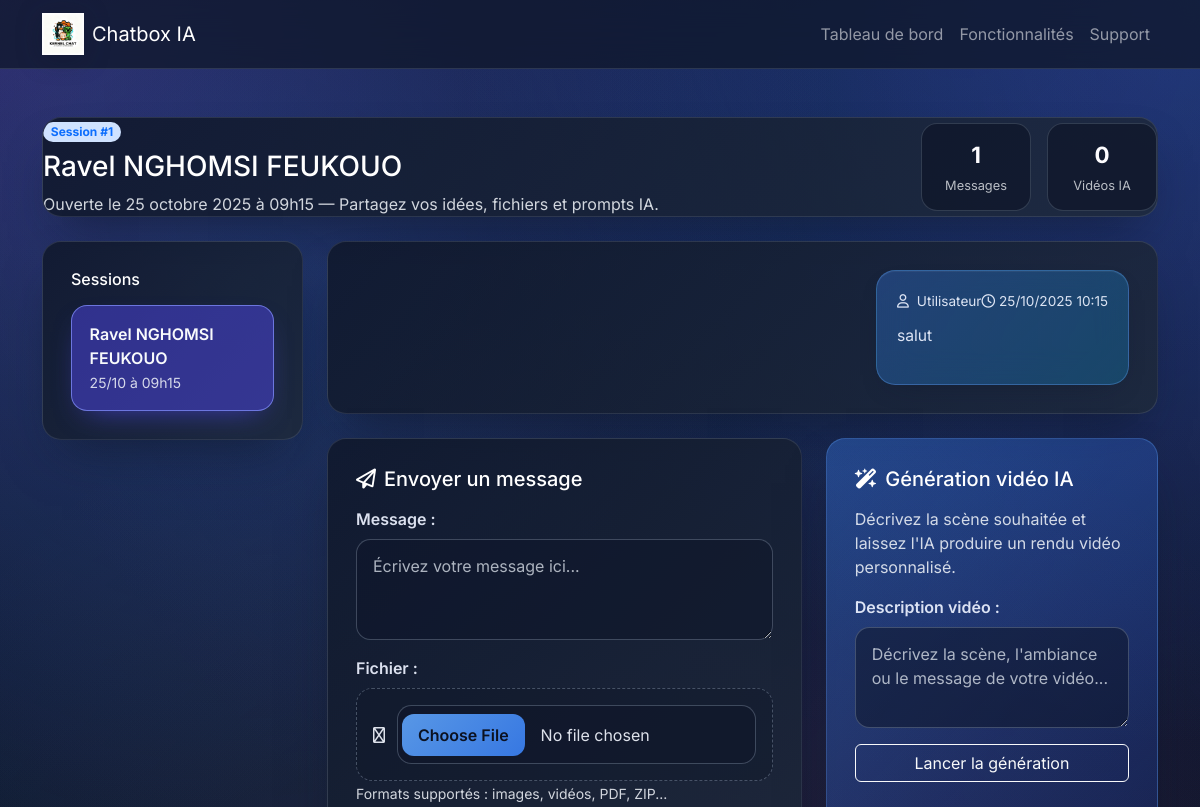
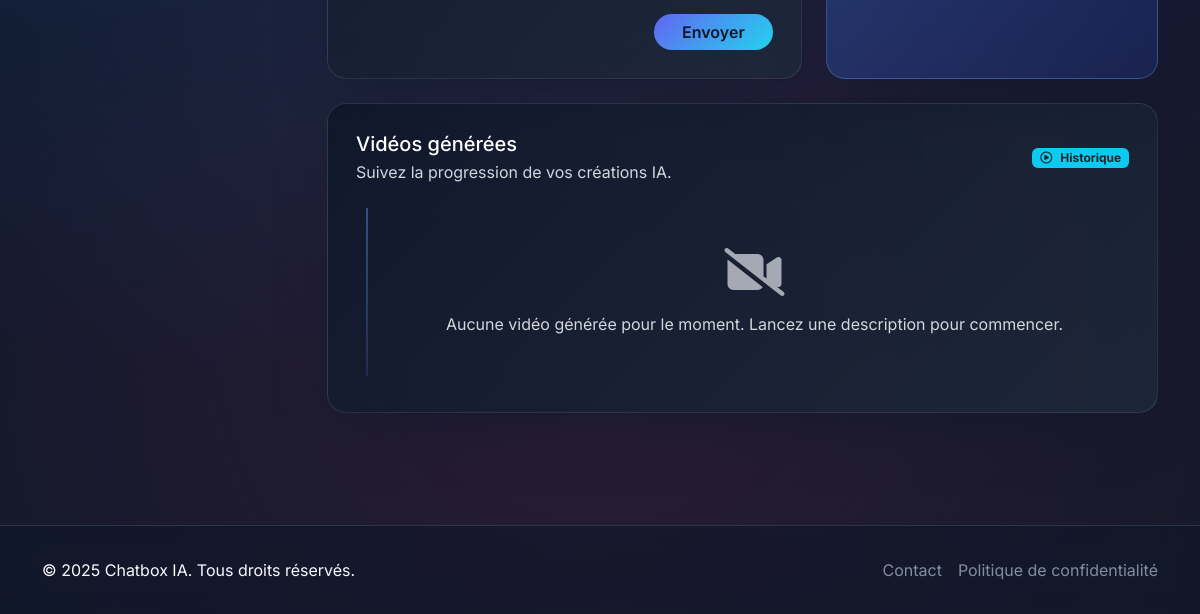
The page /sessions/1/ on the database as committed earlier (2 pictures, top to bottom).
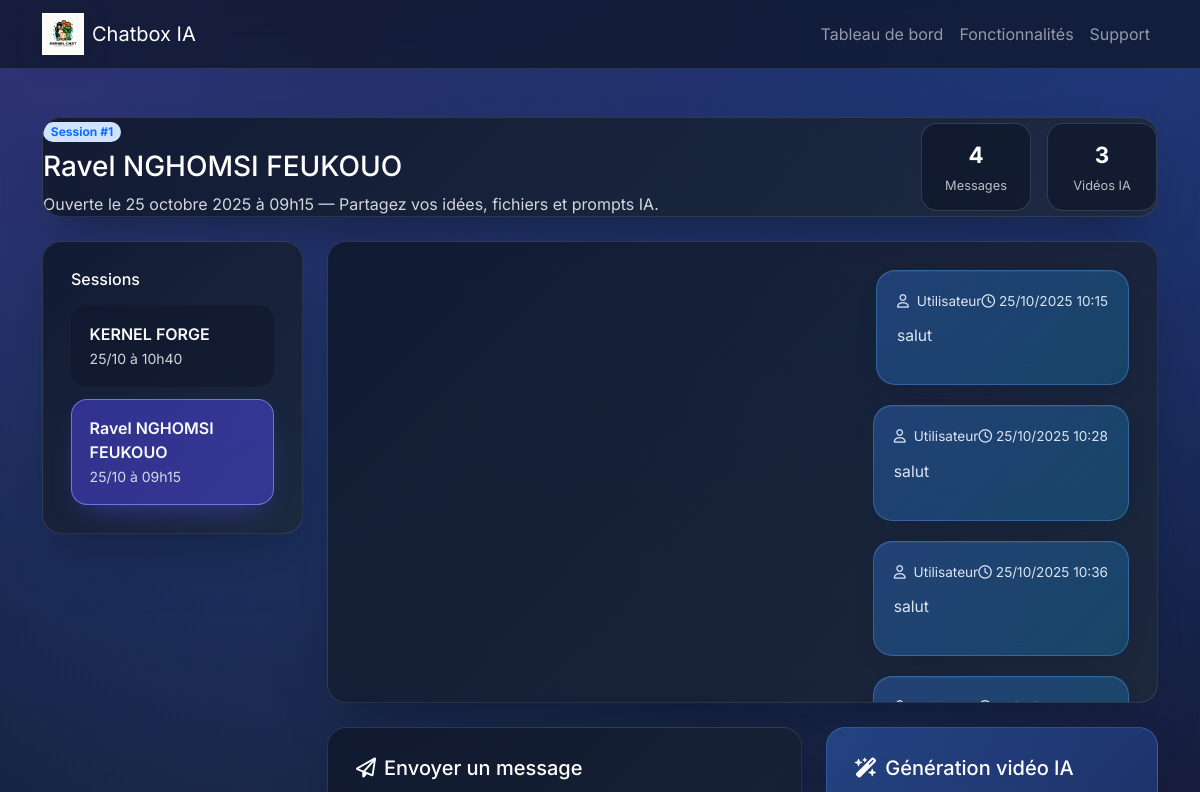
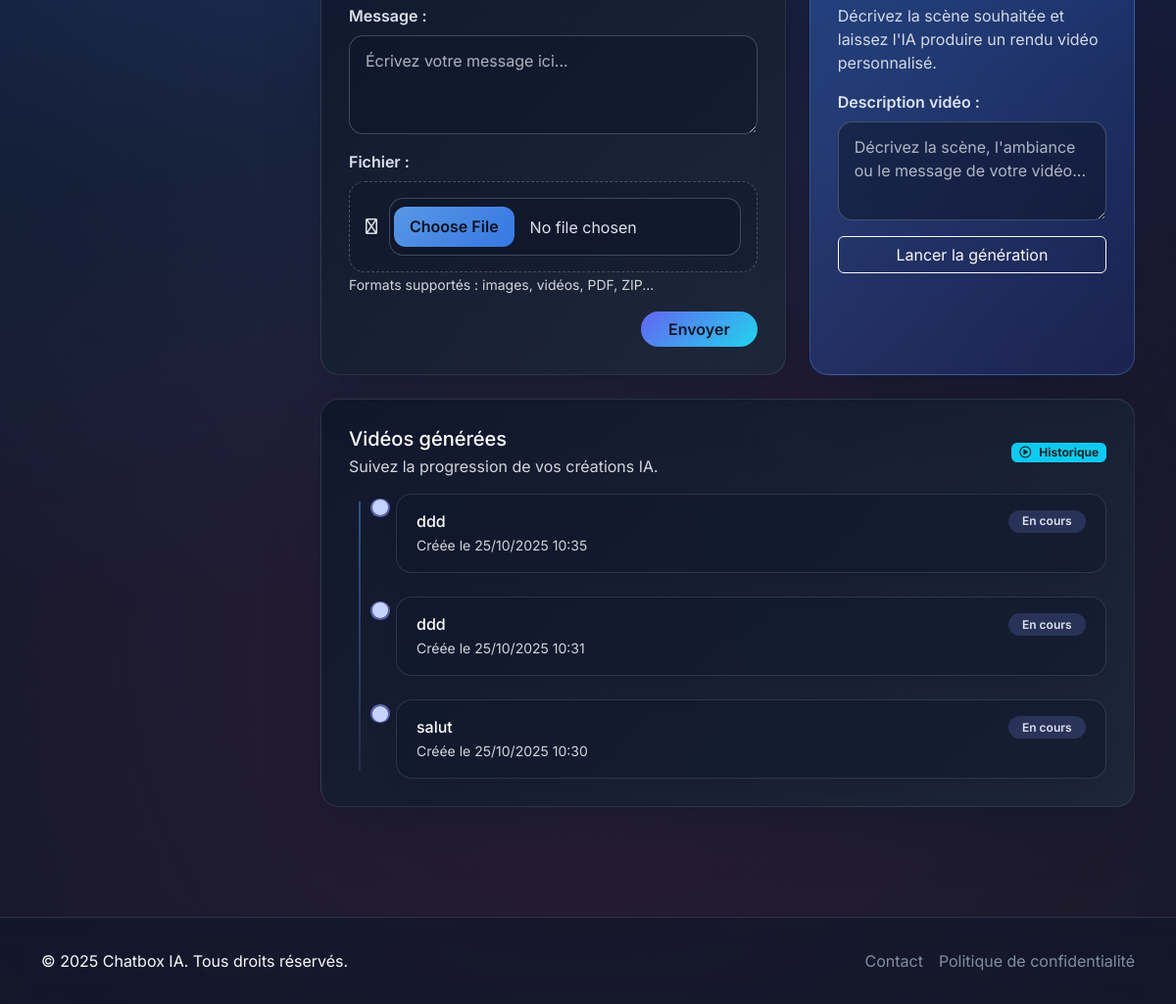
The same page on the database as committed later (2 pictures, top to bottom).
### chatbox_app/models.py (models this page shows, shortened)
class ChatSession(models.Model):
    name = models.CharField(max_length=255, blank=True)
    created_at = models.DateTimeField(auto_now_add=True)

class Message(models.Model):
    USER = "user"
    ASSISTANT = "assistant"
    SENDER_CHOICES = [(USER, "Utilisateur"), (ASSISTANT, "Assistant")]
    session = models.ForeignKey(ChatSession, related_name="messages", on_delete=models.CASCADE)
    sender = models.CharField(max_length=20, choices=SENDER_CHOICES, default=USER)
    content = models.TextField(blank=True)
    attachment = models.FileField(upload_to=message_upload_path, blank=True, null=True)
    attachment_type = models.CharField(max_length=50, blank=True)
    created_at = models.DateTimeField(auto_now_add=True)

class GeneratedVideo(models.Model):
    STATUS_PENDING = "pending"
    STATUS_PROCESSING = "processing"
    STATUS_COMPLETED = "completed"
    STATUS_FAILED = "failed"
    STATUS_CHOICES = [
        (STATUS_PENDING, "En attente"),
        (STATUS_PROCESSING, "En cours"),
        (STATUS_COMPLETED, "Terminé"),
        (STATUS_FAILED, "Échec"),
    ]
    session = models.ForeignKey(ChatSession, related_name="generated_videos", on_delete=models.CASCADE)
    prompt = models.TextField()
    external_id = models.CharField(max_length=255, blank=True)
    video_url = models.URLField(blank=True)
    status = models.CharField(max_length=20, choices=STATUS_CHOICES, default=STATUS_PENDING)
    created_at = models.DateTimeField(auto_now_add=True)
    updated_at = models.DateTimeField(auto_now=True)

### chatbox_app/views.py (the view, shortened to what this page needs)
# urls.py: path("sessions/<int:session_id>/", views.chat_session, name="chat_session"),
def chat_session(request: HttpRequest, session_id: int) -> HttpResponse:
    session = get_object_or_404(ChatSession, pk=session_id)
    message_form = MessageForm()
    video_form = VideoGenerationForm()
    chat_messages = session.messages.order_by("created_at")
    videos = session.generated_videos.order_by("-created_at")
    context = {
        "session": session,
        "sessions": ChatSession.objects.order_by("-created_at")[:10],
        "chat_messages": chat_messages,
        "videos": videos,
        "message_form": message_form,
        "video_form": video_form,
    }
    return render(request, "chatbox_app/chat_session.html", context)

### chatbox_app/forms.py
class MessageForm(forms.Form):
    content = forms.CharField(
        label="Message",
        widget=forms.Textarea(
            attrs={
                "rows": 3,
                "class": "form-control form-control-modern",
                "placeholder": "Écrivez votre message ici...",
            }
        ),
        required=False,
    )
    attachment = forms.FileField(
        label="Fichier",
        required=False,
        widget=forms.ClearableFileInput(
            attrs={
                "class": "form-control form-control-modern",
            }
        ),
    )

class VideoGenerationForm(forms.Form):
    prompt = forms.CharField(
        label="Description vidéo",
        widget=forms.Textarea(
            attrs={
                "rows": 3,
                "class": "form-control form-control-modern",
                "placeholder": "Décrivez la scène, l'ambiance ou le message de votre vidéo...",
            }
        ),
    )

### chatbox_app/templates/chatbox_app/chat_session.html (shortened to what this page needs)
{% extends "chatbox_app/base.html" %}
{% load static %}
{% block content %}
<section class="chat-header glass-card mb-4">
    <div class="d-flex flex-column flex-lg-row align-items-lg-center justify-content-between gap-3">
        <div>
            <span class="badge rounded-pill bg-primary-subtle text-primary mb-2">Session #{{ session.pk }}</span>
            <h1 class="h3 text-white mb-2">{{ session.name|default:"Session collaborative" }}</h1>
            <p class="text-white-50 mb-0">Ouverte le {{ session.created_at|date:"d F Y à H\hi" }} — Partagez vos idées, fichiers et prompts IA.</p>
        </div>
        <div class="quick-stats d-flex gap-3">
            <div class="stat-pill">
                <span class="stat-value">{{ chat_messages|length }}</span>
                <span class="stat-label">Messages</span>
            </div>
            <div class="stat-pill">
                <span class="stat-value">{{ videos|length }}</span>
                <span class="stat-label">Vidéos IA</span>
            </div>
        </div>
    </div>
</section>
<div class="row g-4">
    <aside class="col-lg-3">
        <div class="glass-card">
            <div class="card-body">
                <h2 class="h6 text-white mb-3">Sessions</h2>
                <nav class="session-nav">
                    {% for s in sessions %}
                        <a href="{% url 'chatbox_app:chat_session' s.pk %}" class="session-link {% if s.pk == session.pk %}active{% endif %}">
                            <div class="session-link-title">{{ s.name|default:"Session sans titre" }}</div>
                            <small class="text-white-50">{{ s.created_at|date:"d/m à H\hi" }}</small>
                        </a>
                    {% empty %}
                        <div class="empty-state text-center py-4">
                            <i class="fa-regular fa-face-smile-beam fa-2x text-white-25 mb-2"></i>
                            <p class="text-white-50 mb-0">Aucune autre session.</p>
                        </div>
                    {% endfor %}
                </nav>
            </div>
        </div>
    </aside>
    <section class="col-lg-9">
        <div class="glass-card mb-4">
            <div class="card-body p-0">
                <div class="chat-scroller">
                    {% for message in chat_messages %}
                        <div class="chat-bubble chat-bubble-{{ message.sender }}">
                            <div class="bubble-header">
                                <span class="bubble-sender"><i class="fa-regular fa-user me-2"></i>{{ message.get_sender_display }}</span>
                                <span class="bubble-time"><i class="fa-regular fa-clock me-1"></i>{{ message.created_at|date:"d/m/Y H:i" }}</span>
                            </div>
                            {% if message.content %}
                                <div class="bubble-content">{{ message.content|linebreaks }}</div>
                            {% endif %}
                        </div>
                    {% empty %}
                        <div class="empty-state text-center py-5">
                            <i class="fa-regular fa-message fa-3x mb-3 text-white-25"></i>
                            <p class="text-white-50 mb-0">Aucun message pour le moment. Soyez le premier à écrire !</p>
                        </div>
                    {% endfor %}
                </div>
            </div>
        </div>
        <div class="row g-4 mb-4">
            <div class="col-xl-7">
                <div class="glass-card">
                    <div class="card-body">
                        <h2 class="h5 text-white mb-3"><i class="fa-regular fa-paper-plane me-2"></i>Envoyer un message</h2>
                        <form method="post" enctype="multipart/form-data" class="form-stacked">
                            <div class="mb-3">
                                {{ message_form.content.label_tag }}
                                {{ message_form.content }}
                            </div>
                            <div class="mb-3">
                                {{ message_form.attachment.label_tag }}
                                <div class="modern-file">
                                    <i class="fa-regular fa-file-arrow-up"></i>
                                    {{ message_form.attachment }}
                                </div>
                                <small class="form-text text-white-50">Formats supportés : images, vidéos, PDF, ZIP...</small>
                            </div>
                            <div class="text-end">
                                <button type="submit" class="btn btn-gradient">Envoyer</button>
                            </div>
                        </form>
                    </div>
                </div>
            </div>
            <div class="col-xl-5">
                <div class="glass-card accent-card h-100">
                    <div class="card-body">
                        <h2 class="h5 text-white mb-3"><i class="fa-solid fa-wand-magic-sparkles me-2"></i>Génération vidéo IA</h2>
                        <p class="text-white-50">Décrivez la scène souhaitée et laissez l'IA produire un rendu vidéo personnalisé.</p>
                        <form method="post" class="form-stacked mt-3">
                            <div class="mb-3">
                                {{ video_form.prompt.label_tag }}
                                {{ video_form.prompt }}
                            </div>
                            <button type="submit" class="btn btn-outline-light w-100">Lancer la génération</button>
                        </form>
                    </div>
                </div>
            </div>
        </div>
        <div class="glass-card">
            <div class="card-body">
                <div class="d-flex justify-content-between align-items-center mb-3">
                    <div>
                        <h2 class="h5 text-white mb-1">Vidéos générées</h2>
                        <p class="text-white-50 mb-0">Suivez la progression de vos créations IA.</p>
                    </div>
                    <span class="badge bg-info text-dark"><i class="fa-regular fa-circle-play me-2"></i>Historique</span>
                </div>
                <div class="timeline">
                    {% for video in videos %}
                        <div class="timeline-item" data-video-pending="{% if video.status != 'completed' and video.status != 'failed' %}true{% else %}false{% endif %}" data-video-id="{{ video.pk }}">
                            <div class="timeline-icon status-{{ video.status }}">
                                <i class="fa-solid fa-circle"></i>
                            </div>
                            <div class="timeline-content">
                                <div class="d-flex justify-content-between align-items-center">
                                    <h3 class="h6 text-white mb-0">{{ video.prompt|truncatechars:80 }}</h3>
                                    <span class="badge status-badge status-{{ video.status }}">{{ video.get_status_display }}</span>
                                </div>
                                <small class="text-white-50">Créée le {{ video.created_at|date:"d/m/Y H:i" }}</small>
                            </div>
                        </div>
                    {% empty %}
                        <div class="empty-state text-center py-5">
                            <i class="fa-solid fa-video-slash fa-3x mb-3 text-white-25"></i>
                            <p class="text-white-50 mb-0">Aucune vidéo générée pour le moment. Lancez une description pour commencer.</p>
                        </div>
                    {% endfor %}
                </div>
            </div>
        </div>
    </section>
</div>
{% endblock %}

### chatbox_app/templates/chatbox_app/base.html (shortened to what this page needs)
{% load static %}
<!DOCTYPE html>
<html lang="fr">
<head>
    <link rel="stylesheet" href="https://cdn.jsdelivr.net/npm/bootstrap@5.3.3/dist/css/bootstrap.min.css">
    <link rel="stylesheet" href="https://cdnjs.cloudflare.com/ajax/libs/font-awesome/6.6.0/css/all.min.css" />
    <link rel="stylesheet" href="{% static 'chatbox_app/style.css' %}">
</head>
<body class="app-body">
    <div class="app-gradient"></div>
    <nav class="navbar navbar-expand-lg navbar-dark glass-navbar">
        <div class="container">
            <a class="navbar-brand d-flex align-items-center gap-2" href="{% url 'chatbox_app:dashboard' %}">
                <img src="{% static 'chatbox_app/Kernel_Chat_Logo.png' %}" alt="Logo Chatbox" class="brand-logo">
                <span>Chatbox IA</span>
            </a>
            <div class="collapse navbar-collapse justify-content-end" id="mainNav">
                <ul class="navbar-nav">
                    <li class="nav-item"><a class="nav-link" href="{% url 'chatbox_app:dashboard' %}">Tableau de bord</a></li>
                    <li class="nav-item"><a class="nav-link" href="#features">Fonctionnalités</a></li>
                    <li class="nav-item"><a class="nav-link" href="#support">Support</a></li>
                </ul>
            </div>
        </div>
    </nav>
    <main class="container py-5">
        {% block content %}{% endblock %}
    </main>
    <footer class="app-footer" id="support">
        <div class="container d-flex flex-column flex-md-row justify-content-between align-items-center">
            <div>© {% now "Y" %} Chatbox IA. Tous droits réservés.</div>
            <div class="footer-links d-flex gap-3">
                <a href="mailto:support@example.com">Contact</a>
                <a href="#">Politique de confidentialité</a>
            </div>
        </div>
    </footer>
</body>
</html>

Rows that differ between the two databases and show on the page:
added ChatSession: name "KERNEL FORGE", created_at "25/10 à 10h40"
added Message: sender "Utilisateur", created_at "25/10/2025 10:28", content "salut"
added Message: sender "Utilisateur", created_at "25/10/2025 10:36", content "salut"
added GeneratedVideo: prompt "ddd", status "En cours", created_at "25/10/2025 10:35"
added GeneratedVideo: prompt "ddd", status "En cours", created_at "25/10/2025 10:31"
added GeneratedVideo: prompt "salut", status "En cours", created_at "25/10/2025 10:30"
Other text that changed with them:
{{ chat_messages|length }}: "1" → "4"
{{ videos|length }}: "0" → "3"
text no longer shown: "Aucune vidéo générée pour le moment. Lancez une description pour commencer."
